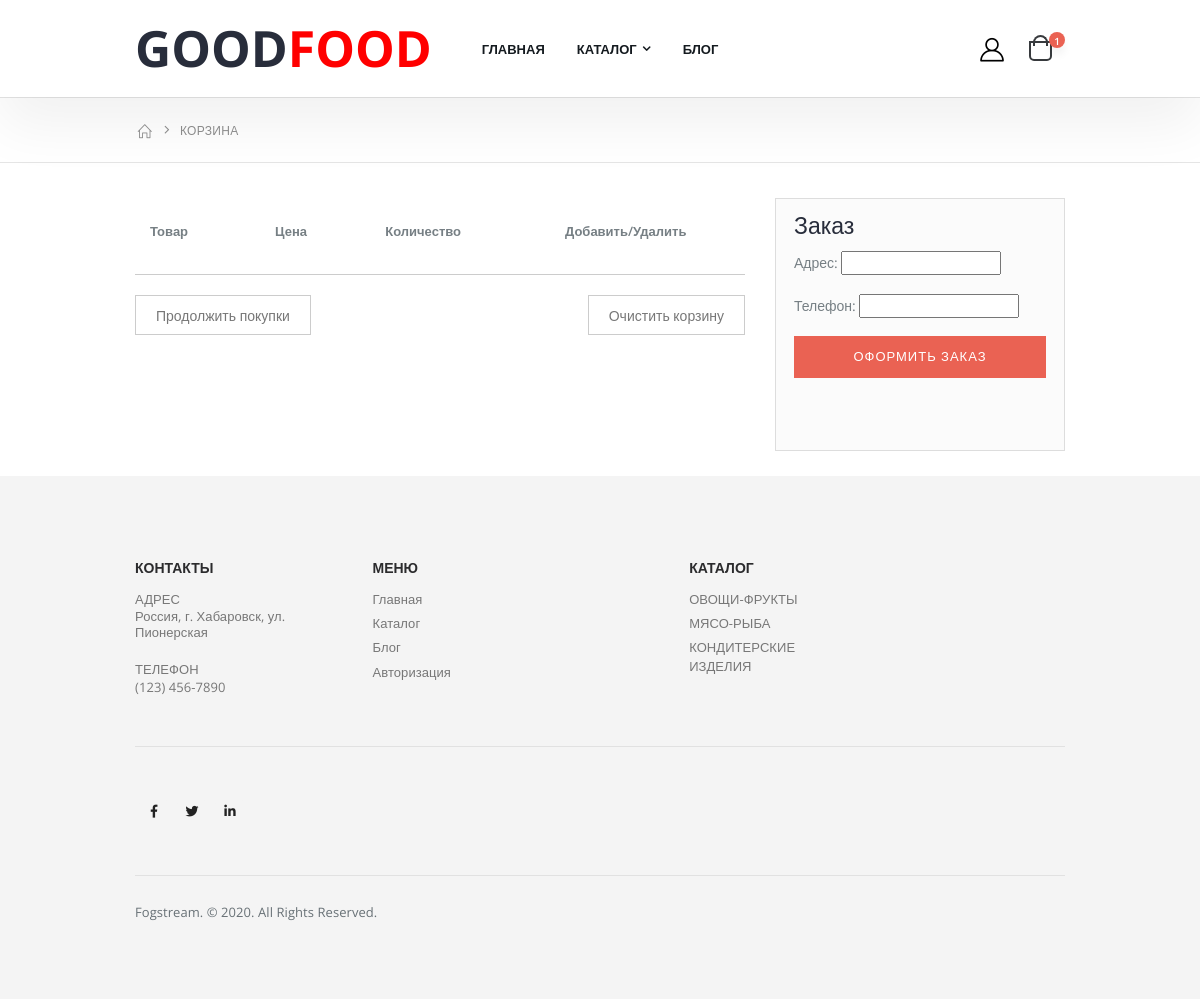
The page /cart/5/ on the database as committed earlier.
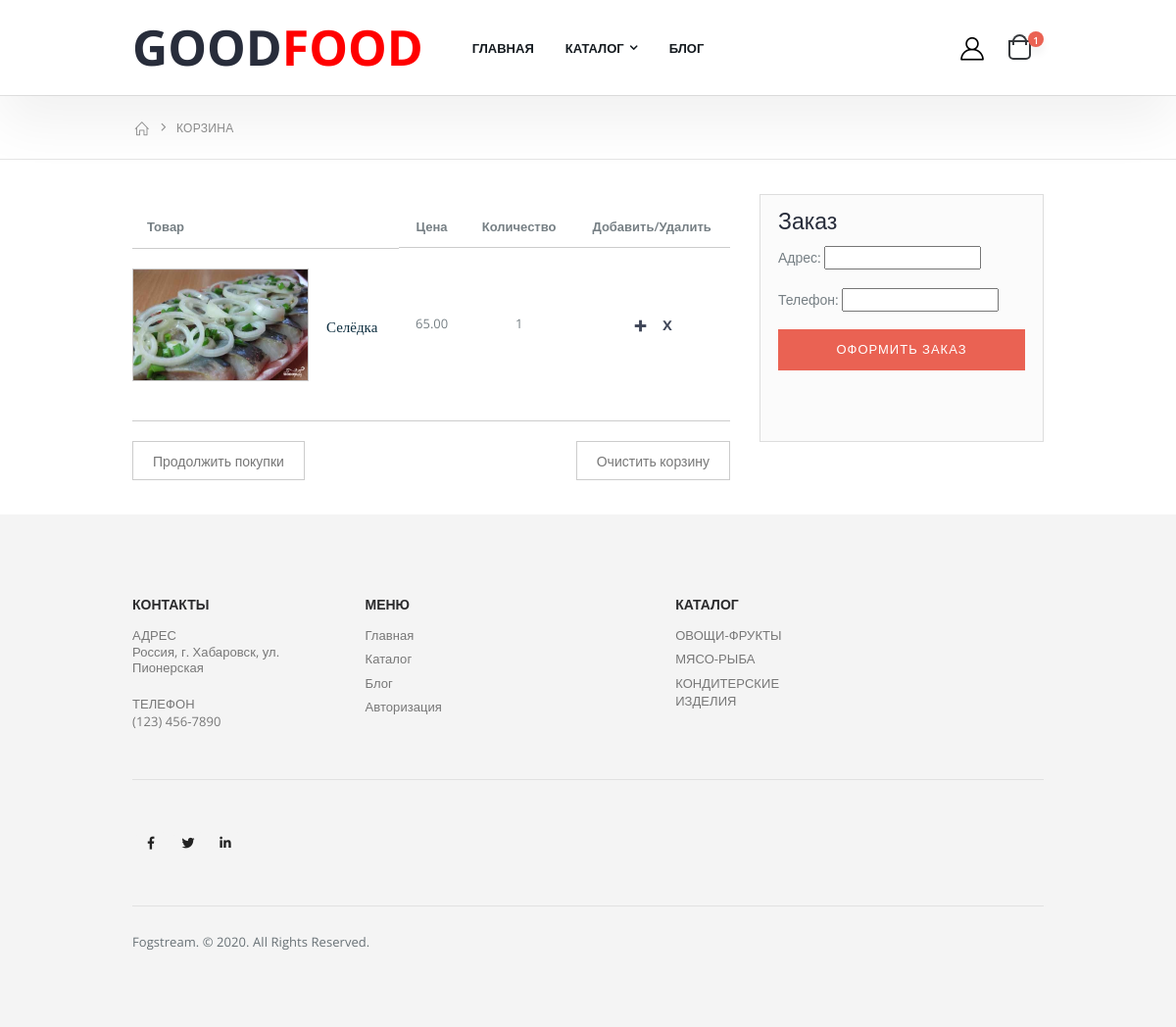
The same page on the database as committed later.
### shop/models.py (models this page shows, shortened)
class Product(models.Model):
    name = models.CharField(max_length=30)
    price = models.DecimalField(decimal_places=2, max_digits=6)
    description = models.TextField()
    category = models.ForeignKey('Category', on_delete=models.CASCADE)
    chosen = models.BooleanField(default=False)
    slider = models.BooleanField(default=False)

class Image(models.Model):
    image = models.ImageField(upload_to='images')
    product = models.ForeignKey('Product', on_delete=models.CASCADE)

### shop/views.py (the view, shortened to what this page needs)
# urls.py: path('cart/<int:product_id>/', views.cart, name='cart'),
def cart(request, product_id=None):
    form = OrderCreateForm
    if product_id:
        if not 'cart' in request.session:
            request.session['cart'] = {}
        request.session['cart'][str(product_id)] = 1
        request.session.modified = True
        cart_products = Product.objects.filter(pk__in=request.session['cart'])
        cart = request.session['cart']
    return render(request, 'cart.html',
                  {'cart_products': cart_products, 'cart': cart, 'form': form})

### shop/templatetags/custom_tags.py (called while the page is built)
@register.filter
def get_item(dictionary, key):
    key = str(key)
    return dictionary.get(key)

### templates/cart.html (shortened to what the changed rows need)
{% extends "index.html" %}
{% load static %}
{% load custom_tags %}
{% block content %}
        <main class="main">
            <div class="container">
                <div class="row">
                    <div class="col-lg-8">
                        <div class="cart-table-container">
                            <table class="table table-cart">
                                <thead>
                                    <tr>
                                        <th class="product-col">Товар</th>
                                        <th class="price-col">Цена</th>
                                        <th class="qty-col">Количество</th>
                                        <th>Добавить/Удалить</th>
                                    </tr>
                                </thead>
                                <tbody>
                                    {% for element in cart_products %}
                                    <tr class="product-row">
                                        <td class="product-col">
                                            <figure class="product-image-container">
                                                <a href="{% url 'shop:product' element.id %}" class="product-image">
                                                    <img src="{{ element.image_set.first.image.url }}" alt="product">
                                                </a>
                                            </figure>
                                            <h2 class="product-title">
                                                <a href="{% url 'shop:product' element.id %}">{{ element.name }}</a>
                                            </h2>
                                        </td>
                                        <td>{{ element.price }}</td>
                                        <td>{{ cart|get_item:element.id }}</td>
                                        <td>
                                            <div>
                                                <a href="{% url 'shop:cart_add' element.id %}" title="Edit product" class="btn-edit"><span class="sr-only">Add</span><i class="icon-plus"></i></a>
                                                <a href="{% url 'shop:cart_remove' element.id %}" title="Remove product" class="btn-remove"><span class="sr-only">Remove</span></a>
                                            </div>
                                        </td>
                                    </tr>
                                    {% endfor %}
                                </tbody>
                            </table>
                        </div>
                    </div>
                </div>
            </div>
        </main>
{% endblock content %}

Rows that differ between the two databases and show on the page:
added Product: image_set.first.image (picture), name "Селёдка", price "65.00", id "1"
